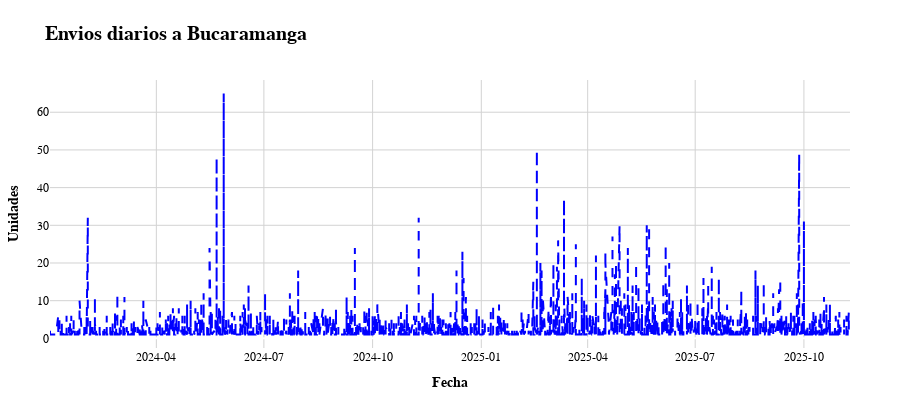

Source (notebook cell):
### Code cell
fig =plot_time_series(clean_data[(clean_data['Terminal_Destino']=='6. Bucaramanga') & (clean_data['Producto']==1)],
                       'Fecha_Entrega', 'Unidades', 
                 title='Envios diarios a Bucaramanga',
                 xaxis_title='Fecha',
                 yaxis_title='Unidades',
                     dash='dash')

### Figure 1 — Plotly figure (JSON) as saved in the notebook; plotly's stock layout.template omitted (floating-point values rounded to 4 significant figures; data arrays with more than 128 entries replaced by an {"elided": "..."} marker saying what was removed)
{"data": [{"line": {"color": "blue", "dash": "dash", "width": 2}, "mode": "lines", "name": "Unidades", "type": "scatter", "x": {"elided": "8413 str values"}, "y": {"elided": "8413 int values"}}], "layout": {"font": {"color": "black", "family": "Arial", "size": 12}, "height": 400, "hovermode": "x unified", "margin": {"b": 50, "l": 50, "r": 50, "t": 80}, "paper_bgcolor": "white", "plot_bgcolor": "white", "title": {"font": {"color": "black", "family": "Arial", "size": 20}, "text": "<b>Envios diarios a Bucaramanga</b>"}, "xaxis": {"gridcolor": "lightgray", "showgrid": true, "tickformat": "%Y-%m", "title": {"text": "<b>Fecha</b>"}}, "yaxis": {"gridcolor": "lightgray", "showgrid": true, "title": {"text": "<b>Unidades</b>"}}}}
